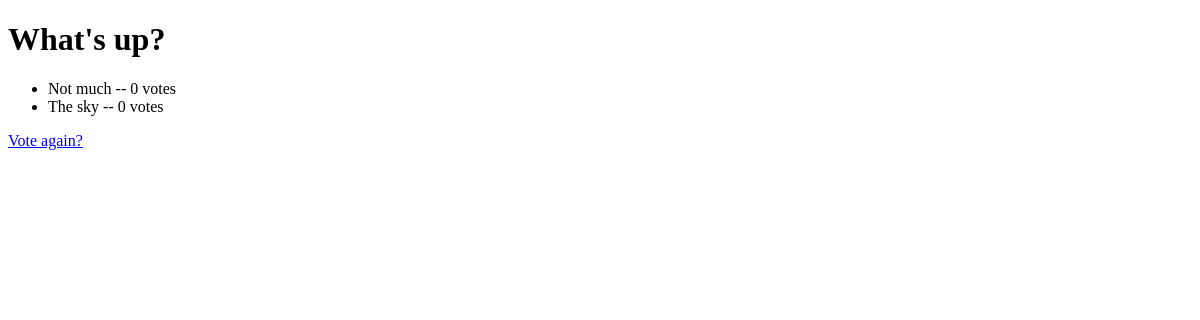
Before: /polls/1/results/ with the older database file.
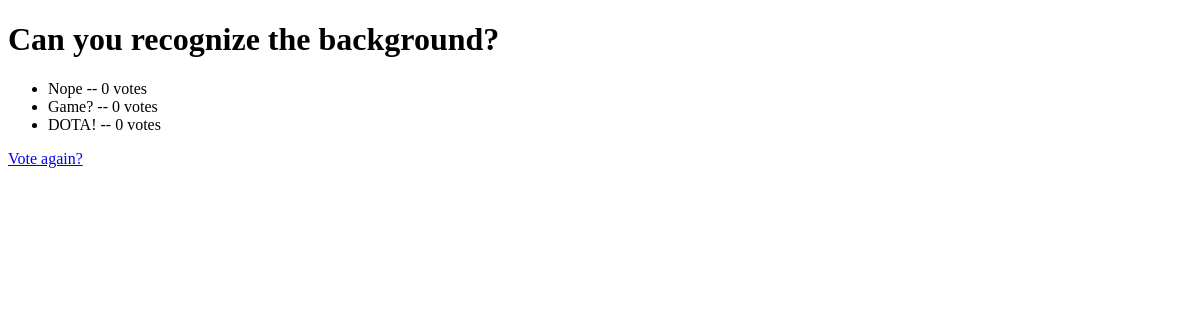
After: the same page with the newer database file.
### polls/models.py (models this page shows, shortened)
class Question(models.Model):
    question_text = models.CharField(max_length=200)
    pub_date = models.DateTimeField('date published')
    def was_published_recently(self):
        now = timezone.now()
        return now - datetime.timedelta(days=1) <= self.pub_date <= now
    was_published_recently.admin_order_field = 'pub_date'
    was_published_recently.boolean = True
    was_published_recently.short_description = 'Published recently?'

class Choice(models.Model):
    question = models.ForeignKey(Question, on_delete=models.CASCADE)
    choice_text = models.CharField(max_length=200)
    votes = models.IntegerField(default=0)

### polls/views.py (the view)
# urls.py: path('<int:pk>/results/', views.ResultsView.as_view(), name='results'),
class ResultsView(generic.DetailView):
    model = Question
    template_name = 'polls/results.html'

### polls/templates/polls/results.html (shortened to what this page needs)
<!DOCTYPE html>
<html lang="en-US">
  <head>
  </head>
  <body>
      <h1>{{ question.question_text }}</h1>
      <ul>
          {% for choice in question.choice_set.all %}
            <li>{{ choice.choice_text }} -- {{ choice.votes }} vote{{  choice.votes|pluralize }}</li>
          {% endfor %}
      </ul>
      <a href="{% url 'polls:detail' question.id %}">Vote again?</a>
  </body>
</html>

Changed rows visible on the page:
changed Question: question_text "What's up?" → "Can you recognize the background?"
changed Choice: choice_text "Not much" → "Nope"
changed Choice: choice_text "The sky" → "Game?"
added Choice: choice_text "DOTA!", votes "0"
